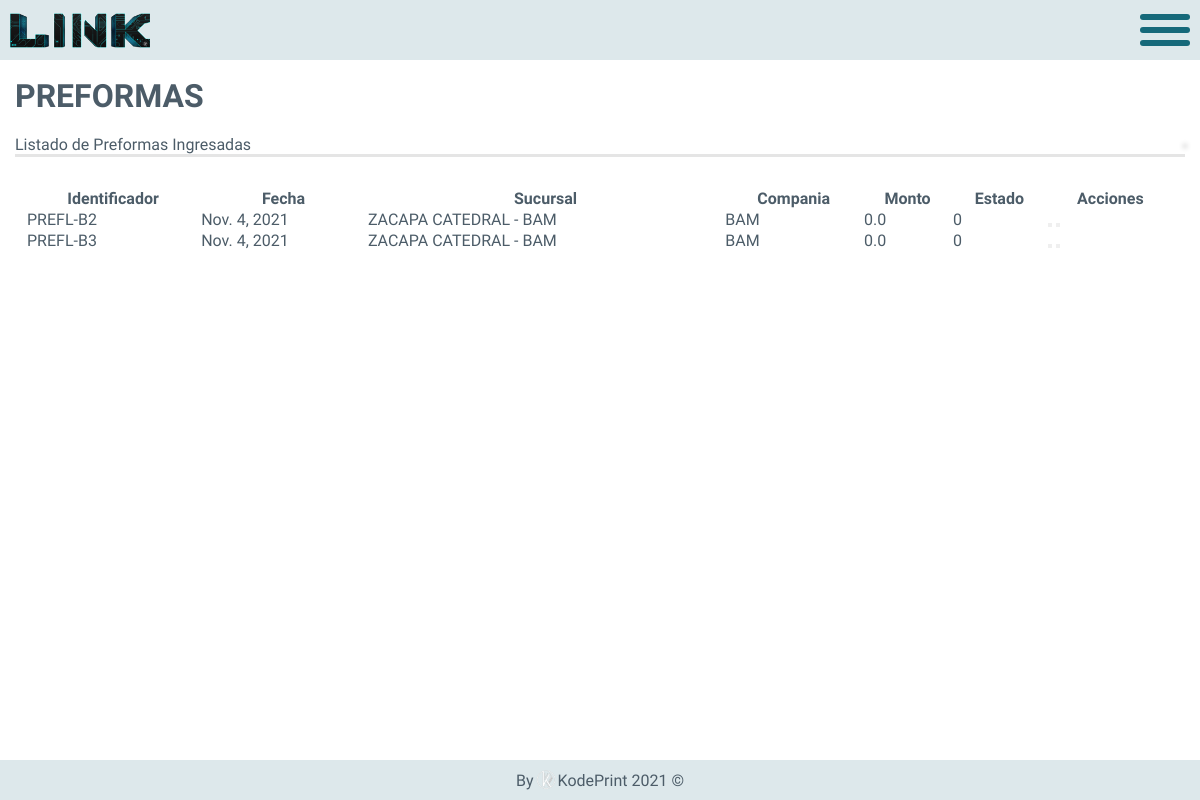
Page /preform/list-preforms on the committed database.
### preform/models.py (models this page shows, shortened)
class Preform(models.Model):
    STATUS_CHOICES = [
    (0, 'executed'),
    (1, 'Validated'),
    (2, 'Canceled'),
]
    identifier = models.PositiveSmallIntegerField(editable=False, null=True, blank=True)
    date = models.DateField(auto_now_add=True)
    client = models.ForeignKey(Branch, on_delete=models.CASCADE)
    total_cost = models.DecimalField(
        max_digits=8, decimal_places=2, editable=False,
        null=True, blank=True)
    status = models.PositiveSmallIntegerField(choices=STATUS_CHOICES, default=0)
    class Meta:
        verbose_name = 'Preform'
        verbose_name_plural = 'Preforms'
    def generateIdentifier(self):
        identifier = 'PREFL-'
        identifier += str(self.client.company.name[:1]) + str(self.id)
        return identifier
    def generateTotalCost(self):
        cost = 0.00
        details = DetailPreform.objects.filter(preform = self.id)
        if details == None:
            cost = 0.00
        else:
            for item in details:
                cost += item.cost
        self.total_cost = cost
        return cost

### client/models.py (models this page shows, shortened)
class Branch(models.Model):
    identifier = models.PositiveSmallIntegerField()
    name = models.CharField(max_length=100)
    address = models.CharField(max_length=100, blank=True, null=True)
    company = models.ForeignKey(Company, on_delete=models.CASCADE, blank=True, null=True)
    class Meta:
        verbose_name = 'Branch'
        verbose_name_plural = 'Branchs'
    def __str__(self):
        return '%s - %s' % (self.name, self.company)

class Company(models.Model):
    logo = models.ImageField()
    name = models.CharField(max_length=100)
    phone = models.PositiveIntegerField()
    mail = models.EmailField()
    class Meta:
        verbose_name = 'Company'
        verbose_name_plural = 'Companys'
    def __str__(self):
        return '%s' % (self.name)

### preform/views.py (the view)
# urls.py: path('list-preforms', PreformListView.as_view(), name='preformList'),
class PreformListView(ListView):
    model = Preform

### preform/templates/preform/preform_list.html (shortened to what this page needs)
{% extends "core/list_base.html" %}
{% block page_title %} Preformas{% endblock page_title %}
{% block page_subtitle %}Listado de Preformas Ingresadas {% endblock page_subtitle %}
{% block table_list %}
<table id="clients-table" class="display responsive nowrap table">
    <thead>
        <tr>
            <th>Identificador</th>
            <th>Fecha</th>
            <th>Sucursal</th>
            <th>Compania</th>
            <th>Monto</th>
            <th>Estado</th>
            <th>Acciones</th>
        </tr>
    </thead>
    <tbody>
        {% for preform in object_list %}
        <tr>
            <td>{{preform.generateIdentifier}}</td>
            <td>{{preform.date}}</td>
            <td>{{preform.client}}</td>
            <td>{{preform.client.company}}</td>
            <td>{{preform.generateTotalCost}}</td>
            <td>{{preform.status}}</td>
            <td>
                <div class="actions">
                    <button></button>
                    <button></button>
                </div>
            </td>
        </tr>
        {% empty %}
        <tr>
            <td rowspan="3">No clients yet.</td>
        </tr>
        {% endfor %}
    </tbody>
</table>
{% endblock table_list %}

### core/templates/core/list_base.html (shortened to what this page needs)
{% extends "core/base.html" %}
{% block content %}
<div class="content">
    <div class="page_content_title">
        <h2 class="page_title">{% block page_title %}Dashboard{% endblock page_title %}</h2>
        <div class="page_subtitle">
            <span>
        {% block page_subtitle %}Pagina de Inicio..!{% endblock page_subtitle %}
            </span>
        </div>
        <div class="page_content">
            {% block table_list %} {% endblock table_list %}
        </div>
    </div>
</div>
{% endblock content %}

### core/templates/core/base.html (shortened to what this page needs)
{% load static %}
<!DOCTYPE html>
<html lang="es">
<head>
    <link rel="stylesheet" href='{% static "css/base.css" %}'>
    <link rel="stylesheet" href='{% static "css/base1280.css" %}' media="(min-width: 1280px)">
    <link href="https://kit-pro.fontawesome.com/releases/v5.15.3/css/pro.min.css" rel="stylesheet">
</head>
<body>
    <div class="menu">
        <div class="nav">
            <nav class="navbar">
                <div class="logo">
                    <picture>
                        <img src="{% static 'assets/img/LINK.ico' %}" alt="">
                    </picture>
                </div>
                <div class="hamburger-menu">
                    <div class="bar bar1"></div>
                    <div class="bar bar2"></div>
                    <div class="bar bar3"></div>
                </div>
            </nav>
        </div>
    </div>
    <div class="main">
        {% block content %} {% endblock content %}
    </div>
    <footer class="footer">
        <div class="info">
            <span>By <picture class="picture">
                <source media="(max-width: 1024px)" srcset="{% static 'assets/img/kp_black.ico' %}">
                <img src="{% static 'assets/img/kp_white.ico' %}" alt="KP">
            </picture> KodePrint 2021 &copy;</span>
        </div>
    </footer>
</body>
</html>

### core/static/css/base.css (style rules this page uses)
:root { --color1: #82c0cc; --color2: #489fb5; --color_text: #16697a; --color_base2: #dde8eb; --color_base: #ede7e3; --color_text_important: #ffa62b; --text_gray: #4c5c68; }
* { margin: 0; padding: 0; box-sizing: border-box; }
html { font-size: 62.5%; scroll-behavior: smooth; font-family: 'Dosis', sans-serif; }
body { font-size: 1.6rem; min-height: 100vh; flex-wrap: wrap; width: 100%; }
.navbar { display: flex; position: fixed; align-items: center; justify-content: space-between; z-index: 3; width: 100%; max-height: 6rem; padding: 1rem; background: var(--color_base2); }
.navbar .logo { height: 3.5rem; display: flex; }
.navbar .logo img { height: 100%; }
.hamburger-menu { display: flex; flex-direction: column; align-items: center; justify-content: space-around; cursor: pointer; transition: .5s ease; width: 5rem; min-width: 5rem; height: 4rem; }
.bar { background: var(--color_text); width: 100%; padding: .3rem; border-radius: .3rem; transition: .5s ease; }
.main { padding: 5.5rem 1.5rem 4.5rem 1.5rem; width: 100%; }
.page_content_title { margin: 1rem 0; color: var(--text_gray); }
.page_title { margin: 2rem 0; font-size: 3.2rem; text-transform: uppercase; }
.page_subtitle { display: flex; justify-content: space-between; align-items: center; position: relative; margin-bottom: 2rem; border-bottom: solid rgba(0, 0, 0, .1); }
.content { max-width: 1200px; margin: 0 auto; }
.page_content { display: flex; max-width: 100vw; width: 100%; padding: 1rem; flex-wrap: wrap; overflow: scroll; }
.table { width: 100%; }
footer { display: flex; max-height: 4rem; height: 4rem; align-items: center; width: 100%; bottom: 0; position: fixed; justify-content: center; background: var(--color_base2); }
.footer .info span { display: flex; justify-content: center; align-items: center; color: var(--text_gray); }
.footer .info .picture { display: flex; align-items: center; justify-content: center; }
.footer .info img { width: 2rem; margin: 0 .2rem; }

### core/static/css/base1280.css (style rules this page uses)
:root { --color1: #82c0cc; --color2: #489fb5; --color_text: #16697a; --color_base2: #acc4c9; --color_base: #ede7e3; --color_text_important: #ffa62b; --text_gray: #4c5c68; }
* { margin: 0; padding: 0; box-sizing: border-box; }
html { font-size: 62.5%; scroll-behavior: smooth; font-family: 'Dosis', sans-serif; }
body { font-size: 1.6rem; min-height: 100vh; flex-wrap: wrap; width: 100%; }
.navbar { padding: 1rem 3rem; }
.hamburger-menu { display: none; }
.main { width: calc(100% - 20rem); margin-left: 20rem; transition: 1s ease; padding-bottom: 0; }
footer { background: var(--color_text); z-index: 3; }
.footer .info span { color: var(--color_base); }

### rows in the picture
Preform: generateIdentifier "PREFL-B2", date "Nov. 4, 2021", client "ZACAPA CATEDRAL - BAM", client.company "BAM", generateTotalCost "0.0", status "0"
Preform: generateIdentifier "PREFL-B3", date "Nov. 4, 2021", client "ZACAPA CATEDRAL - BAM", client.company "BAM", generateTotalCost "0.0", status "0"
